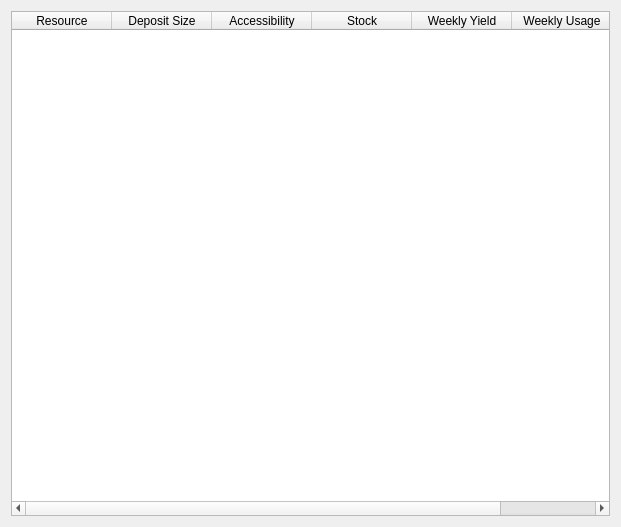
<?xml version="1.0" encoding="UTF-8"?>
<ui version="4.0">
 <class>MiningWindow</class>
 <widget class="QWidget" name="MiningWindow">
  <property name="geometry">
   <rect>
    <x>0</x>
    <y>0</y>
    <width>621</width>
    <height>527</height>
   </rect>
  </property>
  <property name="windowTitle">
   <string>Form</string>
  </property>
  <layout class="QVBoxLayout" name="verticalLayout">
   <item>
    <widget class="QTableWidget" name="miningInfo">
     <property name="editTriggers">
      <set>QAbstractItemView::NoEditTriggers</set>
     </property>
     <attribute name="horizontalHeaderVisible">
      <bool>true</bool>
     </attribute>
     <attribute name="horizontalHeaderHighlightSections">
      <bool>true</bool>
     </attribute>
     <attribute name="horizontalHeaderStretchLastSection">
      <bool>true</bool>
     </attribute>
     <attribute name="verticalHeaderVisible">
      <bool>false</bool>
     </attribute>
     <attribute name="verticalHeaderStretchLastSection">
      <bool>false</bool>
     </attribute>
     <column>
      <property name="text">
       <string>Resource</string>
      </property>
     </column>
     <column>
      <property name="text">
       <string>Deposit Size</string>
      </property>
     </column>
     <column>
      <property name="text">
       <string>Accessibility</string>
      </property>
     </column>
     <column>
      <property name="text">
       <string>Stock</string>
      </property>
     </column>
     <column>
      <property name="text">
       <string>Weekly Yield</string>
      </property>
     </column>
     <column>
      <property name="text">
       <string>Weekly Usage</string>
      </property>
     </column>
    </widget>
   </item>
  </layout>
 </widget>
 <resources/>
 <connections/>
</ui>
